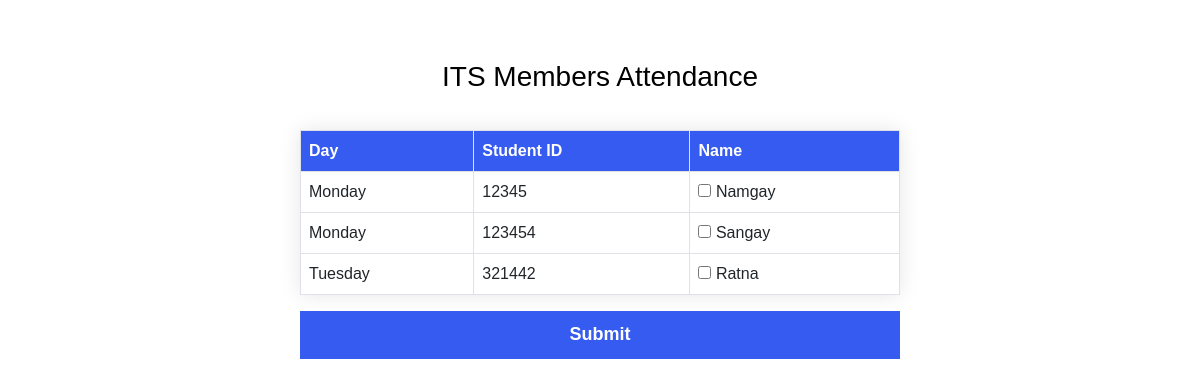
The page /data/ on the database as committed earlier.
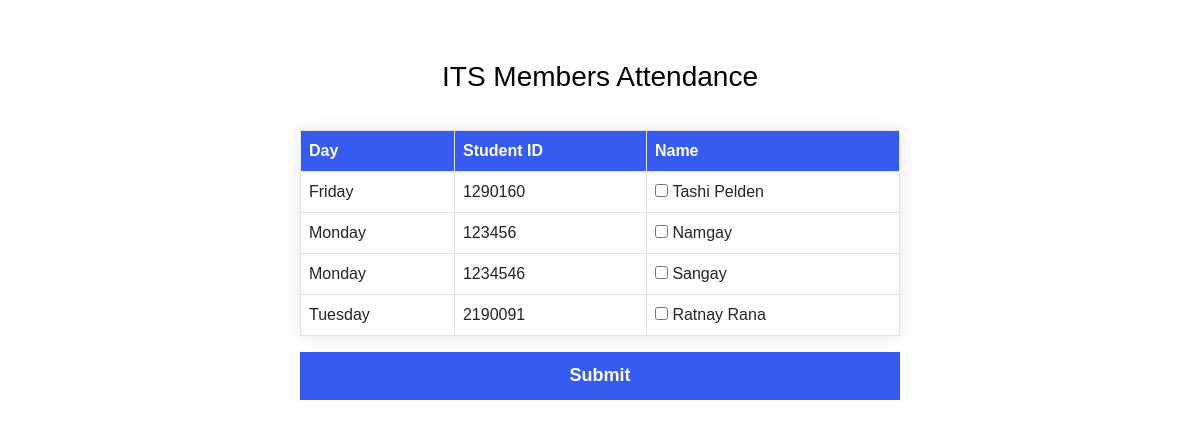
The same page on the database as committed later.
### Rana/models.py (models this page shows, shortened)
class Student(models.Model):
    Name = models.TextField(max_length=255)
    Student_Id = models.IntegerField()
    password = models.CharField(max_length=255)
    contact = models.IntegerField()
    Day = models.TextField(max_length=255)
    created_at = models.DateTimeField(auto_now_add=True)
    objects = models.Manager()

### Rana/views.py (the view)
# urls.py: path('data/', views.Database, name="data"),
def Database(request):
    form = Student.objects.order_by('Day').values()
    context = {'form': form}
    return render(request, 'data.html', context)

### templates/data.html (shortened to what this page needs)
<!DOCTYPE html>
<html lang="en">
<head>
  <link href="https://cdn.jsdelivr.net/npm/bootstrap@5.2.0-beta1/dist/css/bootstrap.min.css" rel="stylesheet"
>
  <link rel="stylesheet" href="../static/css/data.css">
</head>
<body>
  <h3>ITS Members Attendance</h3>
  <form action="{% url 'presentData' %} " method="post">
    <table class="table table-bordered" cellpadding="0" cellspacing="0" border="1">
      <tr class="thead">
        <th>Day</th>
        <th>Student ID</th>
        <th>Name</th>
      </tr>
      {% for x in form %}
      <tr>
        <td>{{x.Day}}</td>
        <td>{{x.Student_Id }}</td>
        <td> <input type="checkbox" id="exampleCheck1" value="{{x.id}}" name="student">
          <label for="exampleCheck1">{{x.Name}}</label>
        </td>
      </tr>
      {% endfor %}
    </table>
    <button class="submit-btn" onclick="myFunction()" type="submit" id="attandence">Submit</button>
  </form>
</body>
</html>

Rows that differ between the two databases and show on the page:
added Student: Day "Friday", Student_Id "1290160", Name "Tashi Pelden"
changed Student "Namgay": Student_Id "12345" → "123456"
changed Student "Sangay": Student_Id "123454" → "1234546"
changed Student "Tuesday": Student_Id "321442" → "2190091"; Name "Ratna" → "Ratnay Rana"
